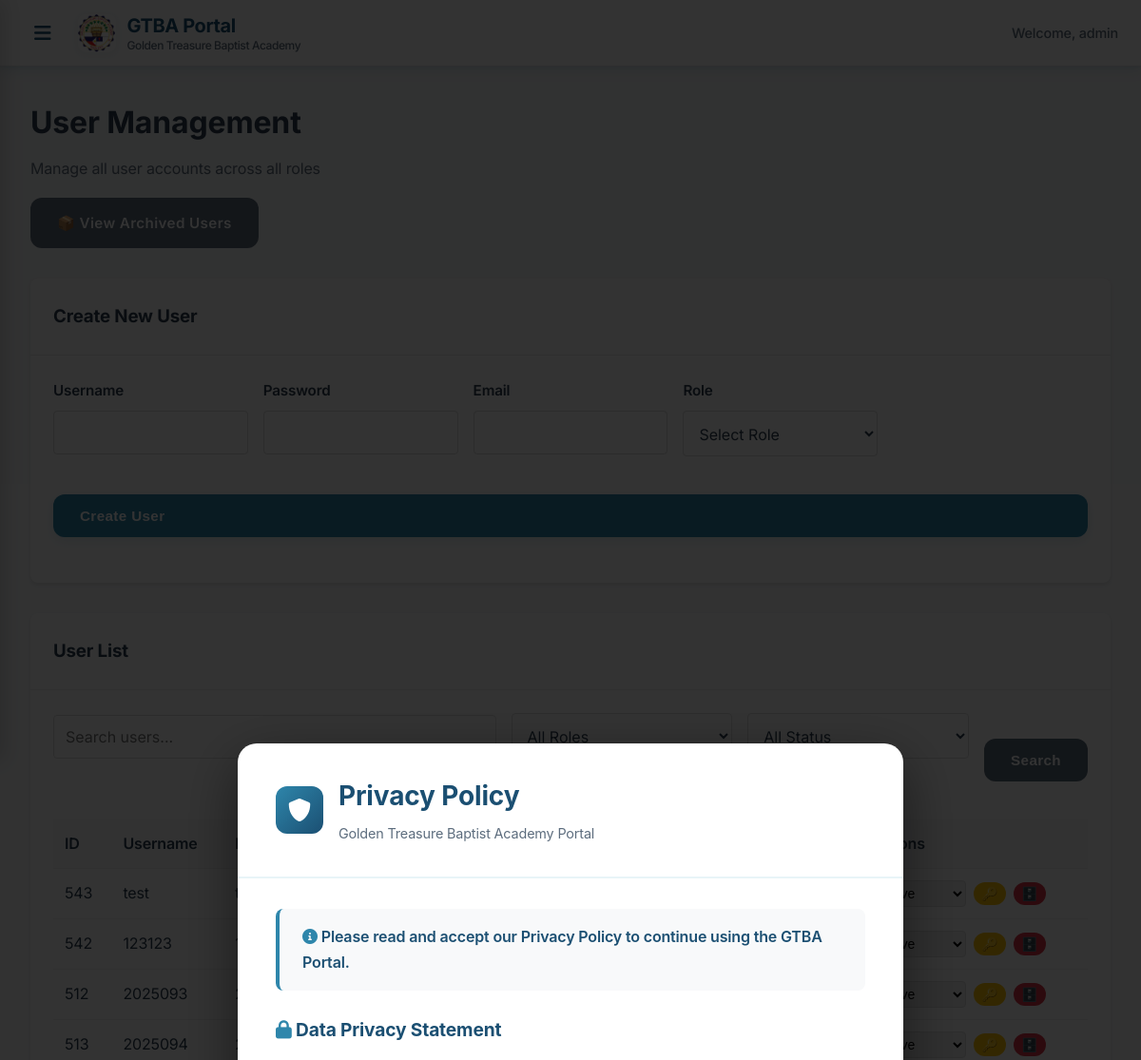
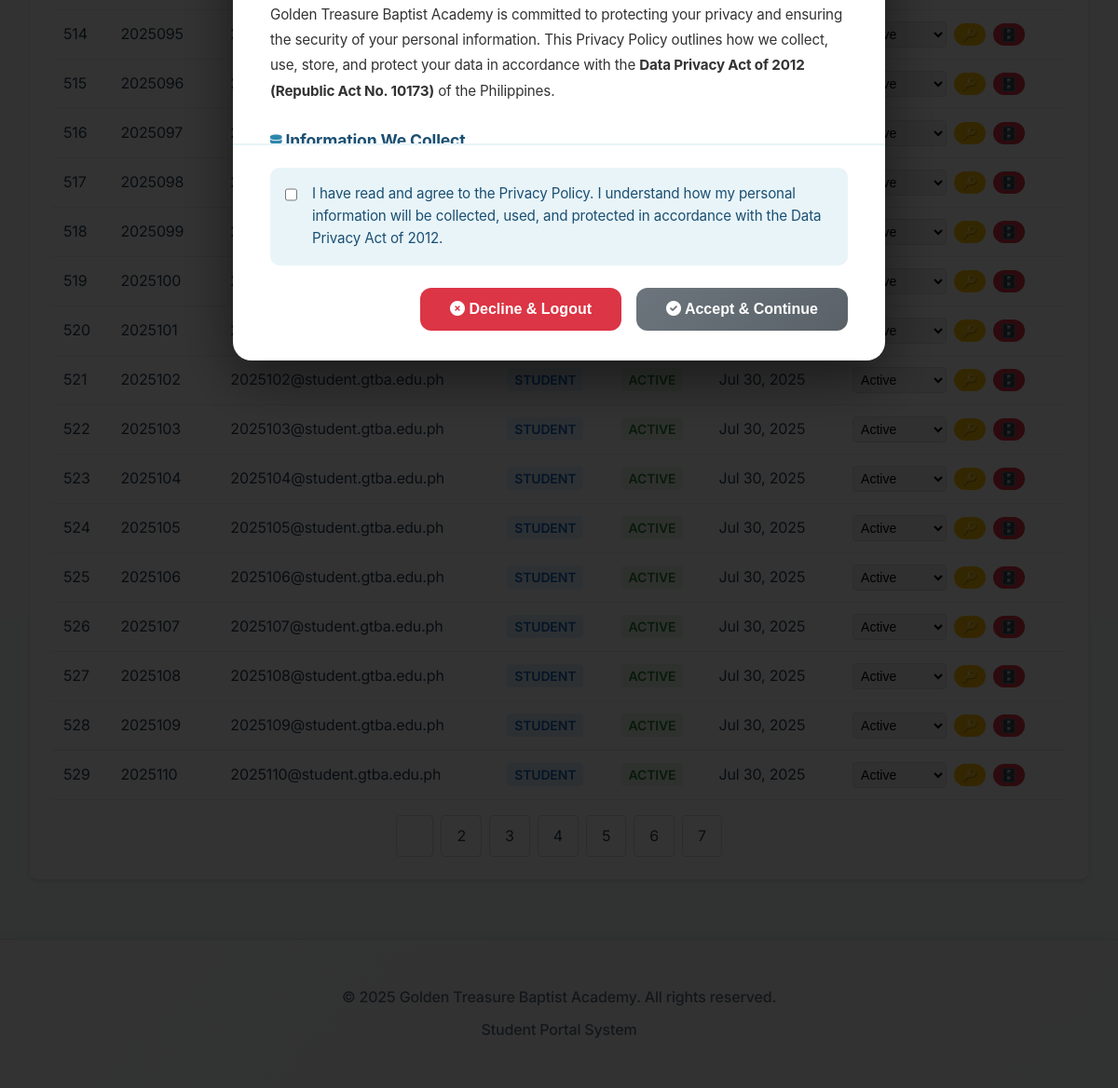
The page /admin/users.php (signed in) on the database its author committed (2 pictures, top to bottom).
### tables this page shows
CREATE TABLE `users` (
  `id` int NOT NULL,
  `username` varchar(50) NOT NULL,
  `email` varchar(100) NOT NULL,
  `profile_picture` varchar(255) DEFAULT NULL,
  `password` varchar(255) NOT NULL,
  `role_id` int NOT NULL,
  `is_active` tinyint(1) DEFAULT '1',
  `archived_at` timestamp NULL DEFAULT NULL,
  `privacy_policy_accepted` tinyint(1) DEFAULT '0',
  `privacy_policy_accepted_at` timestamp NULL DEFAULT NULL,
  `privacy_policy_ip_address` varchar(45) DEFAULT NULL,
  `email_verified_at` timestamp NULL DEFAULT NULL,
  `remember_token` varchar(100) DEFAULT NULL,
  `created_at` timestamp NULL DEFAULT CURRENT_TIMESTAMP,
  `updated_at` timestamp NULL DEFAULT CURRENT_TIMESTAMP ON UPDATE CURRENT_TIMESTAMP
);

CREATE TABLE `roles` (
  `id` int NOT NULL,
  `name` varchar(50) NOT NULL,
  `display_name` varchar(100) NOT NULL,
  `description` text,
  `permissions` json DEFAULT NULL,
  `created_at` timestamp NULL DEFAULT CURRENT_TIMESTAMP,
  `updated_at` timestamp NULL DEFAULT CURRENT_TIMESTAMP ON UPDATE CURRENT_TIMESTAMP
);

### admin/users.php (the view, shortened to what this page needs)
<?php
$database = new Database();
$conn = $database->connect();
$page = isset($_GET['page']) ? (int)$_GET['page'] : 1;
$limit = 20;
$offset = ($page - 1) * $limit;
$search = $_GET['search'] ?? '';
$role_filter = $_GET['role'] ?? '';
$status_filter = $_GET['status'] ?? '';
$where_conditions = [];
$params = [];
$where_conditions[] = "u.archived_at IS NULL";
$where_clause = !empty($where_conditions) ? 'WHERE ' . implode(' AND ', $where_conditions) : '';
$count_sql = "SELECT COUNT(*) as total FROM users u LEFT JOIN roles r ON u.role_id = r.id $where_clause";
$stmt = $conn->prepare($count_sql);
$stmt->execute($params);
$total_users = $stmt->fetch(PDO::FETCH_ASSOC)['total'];
$total_pages = ceil($total_users / $limit);
$sql = "SELECT u.*, r.name as role, r.display_name as role_display,
               CASE WHEN u.is_active = 1 THEN 'active' ELSE 'inactive' END as status
        FROM users u
        LEFT JOIN roles r ON u.role_id = r.id
        $where_clause
        ORDER BY u.created_at DESC
        LIMIT $limit OFFSET $offset";
$stmt = $conn->prepare($sql);
$stmt->execute($params);
$users = $stmt->fetchAll(PDO::FETCH_ASSOC);
?>
<div class="admin-header">
    <h1>User Management</h1>
    <p class="subtitle">Manage all user accounts across all roles</p>
    <a href="archived_users.php" class="btn btn-secondary" style="margin-top: 1rem;">📦 View Archived Users</a>
</div>
<div class="card">
    <div class="card-header">
        <h3>Create New User</h3>
    </div>
    <div class="card-body">
        <form method="POST" class="form-grid">
            <div class="form-group">
                <label for="username">Username</label>
                <input type="text" id="username" name="username" required>
            </div>
            <div class="form-group">
                <label for="password">Password</label>
                <input type="password" id="password" name="password" required>
            </div>
            <div class="form-group">
                <label for="email">Email</label>
                <input type="email" id="email" name="email" required>
            </div>
            <div class="form-group">
                <label for="role">Role</label>
                <select id="role" name="role" required>
                    <option value="">Select Role</option>
                </select>
            </div>
            <div class="form-group" style="grid-column: 1 / -1;">
                <button type="submit" class="btn btn-primary">Create User</button>
            </div>
        </form>
    </div>
</div>
<div class="card">
    <div class="card-header">
        <h3>User List</h3>
    </div>
    <div class="card-body">
        <form method="GET" class="search-form">
            <div class="search-grid">
                <div class="form-group">
                    <input type="text" name="search" placeholder="Search users..." value="<?php echo htmlspecialchars($search); ?>">
                </div>
                <div class="form-group">
                    <select name="role">
                        <option value="">All Roles</option>
                    </select>
                </div>
                <div class="form-group">
                    <select name="status">
                        <option value="">All Status</option>
                    </select>
                </div>
                <button type="submit" class="btn btn-secondary">Search</button>
            </div>
        </form>
        <div class="table-container">
            <table class="data-table">
                <thead>
                    <tr>
                        <th>ID</th>
                        <th>Username</th>
                        <th>Email</th>
                        <th>Role</th>
                        <th>Status</th>
                        <th>Created</th>
                        <th>Actions</th>
                    </tr>
                </thead>
                <tbody>
                    <?php foreach ($users as $user): ?>
                        <tr>
                            <td><?php echo $user['id']; ?></td>
                            <td><?php echo htmlspecialchars($user['username'] ?? ''); ?></td>
                            <td><?php echo htmlspecialchars($user['email'] ?? ''); ?></td>
                            <td>
                                <span class="role-badge role-<?php echo $user['role'] ?? 'student'; ?>">
                                    <?php echo ucfirst($user['role_display'] ?? $user['role'] ?? 'student'); ?>
                                </span>
                            </td>
                            <td>
                                <span class="status-badge status-<?php echo $user['status'] ?? 'active'; ?>">
                                    <?php echo ucfirst($user['status'] ?? 'active'); ?>
                                </span>
                            </td>
                            <td><?php echo date('M j, Y', strtotime($user['created_at'])); ?></td>
                            <td>
                                <div class="action-buttons">
                                    <form method="POST" style="display: inline;">
                                        <select name="status" onchange="this.form.submit()" class="status-select">
                                            <option value="active" <?php echo ($user['status'] ?? 'active') === 'active' ? 'selected' : ''; ?>>Active</option>
                                        </select>
                                    </form>
                                    <form method="POST" style="display: inline;" onsubmit="return confirm('Reset password for this user?')">
                                        <button type="submit" class="btn btn-sm btn-warning" title="Reset Password">🔑</button>
                                    </form>
                                    <form method="POST" style="display: inline;" onsubmit="return confirm('Are you sure you want to archive this user? They will be moved to archived users.')">
                                        <button type="submit" class="btn btn-sm btn-danger" title="Archive User">🗄️</button>
                                    </form>
                                </div>
                            </td>
                        </tr>
                    <?php endforeach; ?>
                </tbody>
            </table>
        </div>
        <?php if ($total_pages > 1): ?>
            <div class="pagination">
                <?php for ($i = 1; $i <= $total_pages; $i++): ?>
                    <a href="?page=<?php echo $i; ?>&search=<?php echo urlencode($search); ?>&role=<?php echo urlencode($role_filter); ?>&status=<?php echo urlencode($status_filter); ?>"
                       class="<?php echo $i === $page ? 'active' : ''; ?>">
                        <?php echo $i; ?>
                    </a>
                <?php endfor; ?>
            </div>
        <?php endif; ?>
    </div>
</div>
<?php
$content = ob_get_clean();
include '../includes/header.php';
echo $content;
include '../includes/footer.php';
?>

### assets/css/style.css (style rules this page uses)
:root { --primary-blue: #2E86AB; --light-blue: #E8F4F8; --accent-blue: #87CEEB; --dark-blue: #1B4F72; --white: #FFFFFF; --black: #2C3E50; --gray: #5D6D7E; --light-gray: #F8F9FA; --border-gray: #E5E8EB; --success: #27AE60; --danger: #E74C3C; --warning: #F39C12; --info: #3498DB; --success-light: #D5EDDA; --danger-light: #F8D7DA; --warning-light: #FFF3CD; --info-light: #D1ECF1; --success-dark: #155724; --danger-dark: #721C24; --warning-dark: #856404; --info-dark: #0C5460; --shadow-light: rgba(46, 134, 171, 0.08); --shadow-medium: rgba(46, 134, 171, 0.15); --shadow-dark: rgba(46, 134, 171, 0.25); }
* { margin: 0; padding: 0; box-sizing: border-box; }
body { font-family: 'Inter', 'Segoe UI', system-ui, -apple-system, sans-serif; background: linear-gradient(135deg, var(--light-blue) 0%, var(--white) 50%, #F4F8FB 100%); color: var(--black); min-height: 100vh; line-height: 1.7; font-size: 16px; letter-spacing: -0.01em; }
.form-group { margin-bottom: 1.75rem; text-align: left; }
.btn { padding: 1rem 2rem; border: none; border-radius: 12px; font-size: 1rem; font-weight: 600; cursor: pointer; transition: all 0.3s cubic-bezier(0.4, 0, 0.2, 1); text-decoration: none; display: inline-block; text-align: center; position: relative; overflow: hidden; letter-spacing: 0.025em; }
.btn::before { content: ''; position: absolute; top: 0; left: -100%; width: 100%; height: 100%; background: linear-gradient(90deg, transparent, rgba(255,255,255,0.2), transparent); transition: left 0.5s; }
.btn-primary { background: linear-gradient(135deg, var(--primary-blue), var(--dark-blue)); color: var(--white); width: 100%; padding: 1.25rem; font-size: 1.1rem; box-shadow: 0 4px 12px var(--shadow-medium); }
.form-grid { display: grid; grid-template-columns: repeat(auto-fit, minmax(250px, 1fr)); gap: 1.5rem; margin-bottom: 1.5rem; }
.form-grid:last-child { margin-bottom: 0; }
.form-group { display: flex; flex-direction: column; }
.form-group label { font-weight: 600; color: var(--black); margin-bottom: 0.75rem; font-size: 0.95rem; }
.form-group input, .form-group select, .form-group textarea { padding: 1rem; border: 2px solid var(--border-gray); border-radius: 12px; font-size: 0.95rem; transition: all 0.3s ease; background: var(--white); color: var(--black); font-family: inherit; }
.btn { display: inline-flex; align-items: center; gap: 0.75rem; padding: 0.875rem 1.75rem; border: none; border-radius: 12px; font-size: 0.95rem; font-weight: 600; text-decoration: none; cursor: pointer; transition: all 0.3s ease; text-align: center; white-space: nowrap; }
.btn-primary { background: var(--primary-blue); color: var(--white); }
.btn-secondary { background: var(--gray); color: var(--white); }
.btn-sm { padding: 0.5rem 1rem; font-size: 0.85rem; }
.form-group { margin-bottom: 1.5rem; }

### rows shown on the page
users: id "543", username "test"
users: id "542", username "123123"
users: id "512", username "2025093"
users: id "513", username "2025094"
users: id "514", username "2025095"
users: id "515", username "2025096"
users: id "516", username "2025097"
users: id "517", username "2025098"
users: id "518", username "2025099"
users: id "519", username "2025100"
users: id "520", username "2025101"
users: id "521", username "2025102", email "2025102@student.gtba.edu.ph", role.display_name "STUDENT", status "ACTIVE", created_at "Jul 30, 2025"
users: id "522", username "2025103", email "2025103@student.gtba.edu.ph", role.display_name "STUDENT", status "ACTIVE", created_at "Jul 30, 2025"
users: id "523", username "2025104", email "2025104@student.gtba.edu.ph", role.display_name "STUDENT", status "ACTIVE", created_at "Jul 30, 2025"
users: id "524", username "2025105", email "2025105@student.gtba.edu.ph", role.display_name "STUDENT", status "ACTIVE", created_at "Jul 30, 2025"
users: id "525", username "2025106", email "2025106@student.gtba.edu.ph", role.display_name "STUDENT", status "ACTIVE", created_at "Jul 30, 2025"
users: id "526", username "2025107", email "2025107@student.gtba.edu.ph", role.display_name "STUDENT", status "ACTIVE", created_at "Jul 30, 2025"
users: id "527", username "2025108", email "2025108@student.gtba.edu.ph", role.display_name "STUDENT", status "ACTIVE", created_at "Jul 30, 2025"
users: id "528", username "2025109", email "2025109@student.gtba.edu.ph", role.display_name "STUDENT", status "ACTIVE", created_at "Jul 30, 2025"
users: id "529", username "2025110", email "2025110@student.gtba.edu.ph", role.display_name "STUDENT", status "ACTIVE", created_at "Jul 30, 2025"

### other values the page prints
$_SESSION['username'] "admin"
